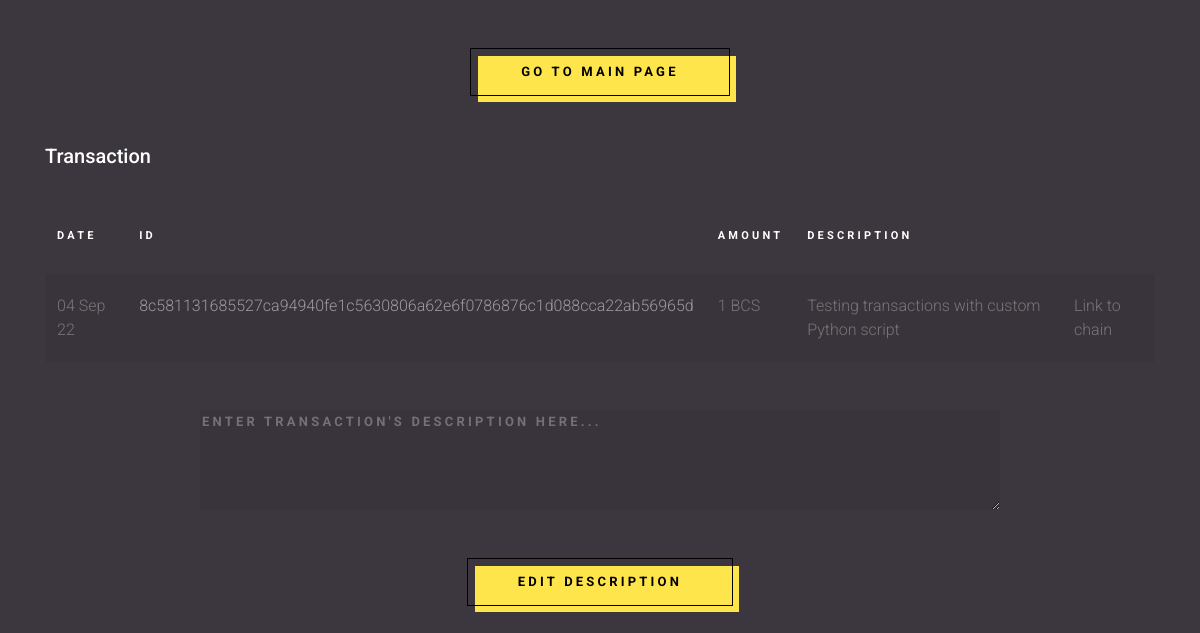
The app's page /tx/8c581131685527ca94940fe1c5630806a62e6f0786876c1d088cca22ab56965d/ (signed in) with its own data.
### sender/models.py (models this page shows, shortened)
class Transaction(models.Model):
    id = models.CharField(max_length=200, unique=True, primary_key=True, editable=True)
    amount = models.IntegerField(null=True, blank=True)
    sender = models.CharField(max_length=200, null=True, blank=True)
    recipient = models.CharField(max_length=200, null=True, blank=True)
    description = models.CharField(max_length=2000, null=True, blank=True)
    created = models.DateTimeField(auto_now_add=True)

### sender/views.py (the view)
# urls.py: path('tx/<str:pk>/', views.showTx, name='singleTx'),
@staff_member_required(login_url='login')
def showTx(request, pk):
    tx = Transaction.objects.get(id=pk)
    if request.method == 'POST' and request.POST.get('description'):
        tx.description = request.POST.get('description')
        tx.save()
    context = {'tx': tx}
    return render(request, 'singleTx.html', context)

### templates/singleTx.html (shortened to what this page needs)
{% extends 'main.html' %}
{% load static %}
{% block content %}
    <form action="{% url 'index' %}">
        <div class="btn-container">
            <button class="fancy-btn" role="button">Go to main page</button>
        </div>
    </form>
    <div class="content">
        <div class="container">
            <h2 class="mb-5">Transaction</h2>
            <div class="table-responsive">
                <table class="table table-striped custom-table">
                    <thead>
                        <tr>
                        <th scope="col">Date</th>
                        <th scope="col">ID</th>
                        <th scope="col">Amount</th>
                        <th scope="col">Description</th>
                        </tr>
                    </thead>
                    <tbody>
                        <tr scope="row">
                        <td>{{tx.created|date:"d M y"}}</td>
                        <td>
                            <p>{{tx.id}}</p>
                        </td>
                        <td>{{tx.amount}} BCS</td>
                        <td>{{tx.description}}</td>
                        <td class="clickable-column" data-href="https://bcschain.info/tx/{{tx.id}}">Link to chain</td>
                        </tr>
                    </tbody>
                </table>
            </div>
        </div>
        <form class="form" action="#" method="POST">
            <div class="edit_input_box">
                <textarea type="text" name="description" placeholder="Enter transaction's description here..." class="edit_input"></textarea>
            </div>
            <div class="btn-container">
                <button class="fancy-btn" role="button">Edit description</button>
            </div>
        </form>
    </div>
{% endblock %}

### static/styles/main.css (style rules this page uses)
.btn-container { display: flex; align-items: center; padding-top: 3rem; }
.fancy-btn { font-family: "Roboto", -apple-system, BlinkMacSystemFont, "Segoe UI", Roboto, "Helvetica Neue", Arial, "Noto Sans", sans-serif, "Apple Color Emoji", "Segoe UI Emoji", "Segoe UI Symbol", "Noto Color Emoji"; font-weight: 700; font-size: 13px; text-transform: uppercase; letter-spacing: .2rem; outline: 0; border: 1px solid black; cursor: pointer; position: relative; background-color: rgba(0, 0, 0, 0); user-select: none; -webkit-user-select: none; touch-action: manipulation; margin: auto; }
.fancy-btn:after { content: ""; background-color: #ffe54c; width: 100%; z-index: -1; position: absolute; height: 100%; top: 7px; left: 7px; transition: 0.2s; }
@media (min-width: 768px) { .fancy-btn { padding: 13px 50px 13px; } }
body { font-family: "Roboto", -apple-system, BlinkMacSystemFont, "Segoe UI", Roboto, "Helvetica Neue", Arial, "Noto Sans", sans-serif, "Apple Color Emoji", "Segoe UI Emoji", "Segoe UI Symbol", "Noto Color Emoji"; background-color: #3c373e; font-weight: 300; }
p { color: rgba(255, 255, 255, 0.5); font-weight: 300; }
h1, h2, h3, h4, h5, h6, .h1, .h2, .h3, .h4, .h5, .h6 { font-family: "Roboto", -apple-system, BlinkMacSystemFont, "Segoe UI", Roboto, "Helvetica Neue", Arial, "Noto Sans", sans-serif, "Apple Color Emoji", "Segoe UI Emoji", "Segoe UI Symbol", "Noto Color Emoji"; }
.content { padding: 3rem 0; }
h2 { font-size: 20px; color: #fff; }
.custom-table { min-width: 900px; }
.custom-table thead tr, .custom-table thead th { padding-bottom: 30px; border-top: none; border-bottom: none !important; color: #fff; font-size: 11px; text-transform: uppercase; letter-spacing: .2rem; }
.custom-table tbody th, .custom-table tbody td { color: #777; font-weight: 400; padding-bottom: 20px; padding-top: 20px; font-weight: 300; border: none; -webkit-transition: .3s all ease; -o-transition: .3s all ease; transition: .3s all ease; }
.custom-table tbody tr { -webkit-transition: .3s all ease; -o-transition: .3s all ease; transition: .3s all ease; }
.custom-table tr { cursor: pointer; }
.form { display: flex; max-width: 800px; display: block; box-sizing: border-box; gap: 2rem; padding: 2rem 0; margin: auto; color: #fff; }
.edit_input_box { display: flex; width: 100%; column-gap: .5rem; justify-self: center; border-radius: .5rem; }
.edit_input { min-height: 50px; height: 100px; width: 100%; outline: none; resize: vertical; border: none; border-radius: 0.25rem; font-family: "Roboto", -apple-system, BlinkMacSystemFont, "Segoe UI", Roboto, "Helvetica Neue", Arial, "Noto Sans", sans-serif, "Apple Color Emoji", "Segoe UI Emoji", "Segoe UI Symbol", "Noto Color Emoji"; font-size: 13px; font-weight: 700; text-transform: uppercase; letter-spacing: .2rem; background-color: rgba(0, 0, 0, 0.05); color: #fff; }
.edit_input::placeholder { color: rgba(255, 255, 255, 0.3); }

### records on screen
Transaction: created "04 Sep 22", id "8c581131685527ca94940fe1c5630806a62e6f0786876c1d088cca22ab56965d", amount "1", description "Testing transactions with custom Python script"
